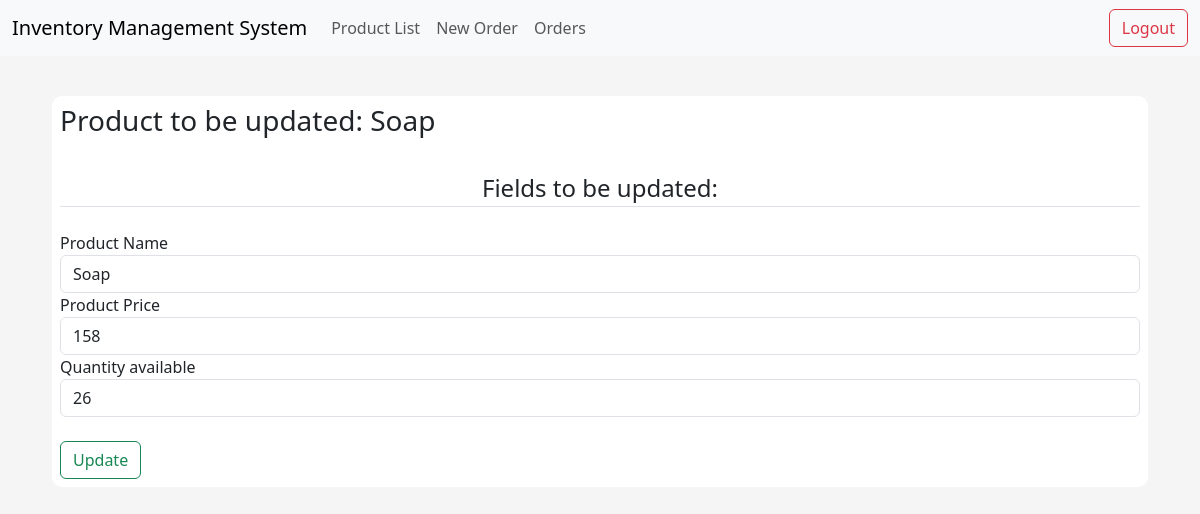
The app's page /product/5/update, older data.
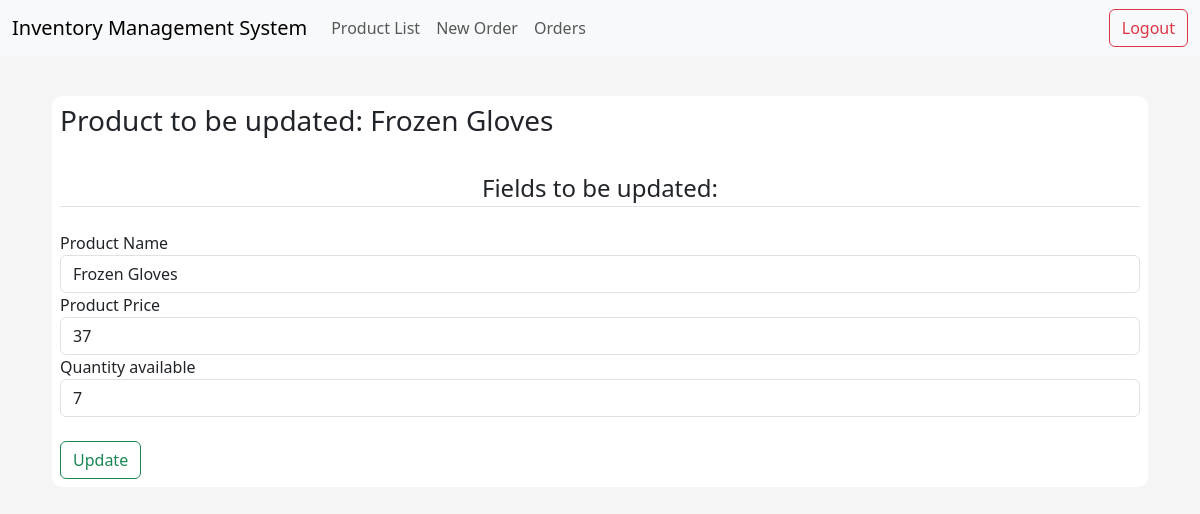
The same page, newer data.
### app/models/tables.py (models this page shows, shortened)
class Product(db.Model):
    __tablename__ = "product"
    id = db.Column(db.Integer, primary_key=True)
    name = db.Column(db.String(50), nullable=False, unique=True)
    price = db.Column(db.Float, nullable=False)
    quantity_available = db.Column(db.Integer)

### app/controllers/default.py (the view)
@app.route("/product/<id>/update", methods=["GET", "POST"])
def update_product(id):
    product = Product.query.get(id)
    form = EditProductForm(obj=product)
    if form.validate_on_submit():
        product.name = form.name.data
        product.price = form.price.data
        product.quantity_available = form.quantity_available.data
        db.session.commit()
        return redirect(url_for("products"))
    return render_template("edit_product.html", product=product, form=form)

### app/models/forms.py (shortened to what this page needs)
class EditProductForm(FlaskForm):
    name = StringField(label="Product Name", validators=[DataRequired()])
    price = IntegerField(label="Product Price", validators=[DataRequired()])
    quantity_available = IntegerField(
        label="Quantity available", validators=[DataRequired()]
    )
    submit_button = SubmitField(label="Update")

### app/templates/edit_product.html (shortened to what this page needs)
{% extends "index.html" %}
{% block body %}
<div class="content-section">
    <h3 class="h3-product-name">Product to be updated: {{ product.name }}</h3><br>
    {% block form %}
    <form method="POST" action="">
            <legend class="border-bottom pd-2 mb-4 text-center">Fields to be updated:</legend>
            <div class="form-group">
                {{ form.name.label }}
                {{ form.name(class="form-control", placeholder=product.name) }}
                {{ form.price.label }}
                {{ form.price(class="form-control", placeholder=product.price) }}
                {{ form.quantity_available.label }}
                {{ form.quantity_available(class="form-control", placeholder=product.quantity_available) }}
                <div class="form-group pt-4">
                    {{ form.submit_button(class="btn btn-outline-success") }}
                </div>
            </div>
    </form>
    {% endblock form %}
</div>
{% endblock body %}

Row changes from the older to the newer data that the page shows:
changed Product: name "Soap" → "Frozen Gloves"; price "158" → "37"; quantity_available "26" → "7"
